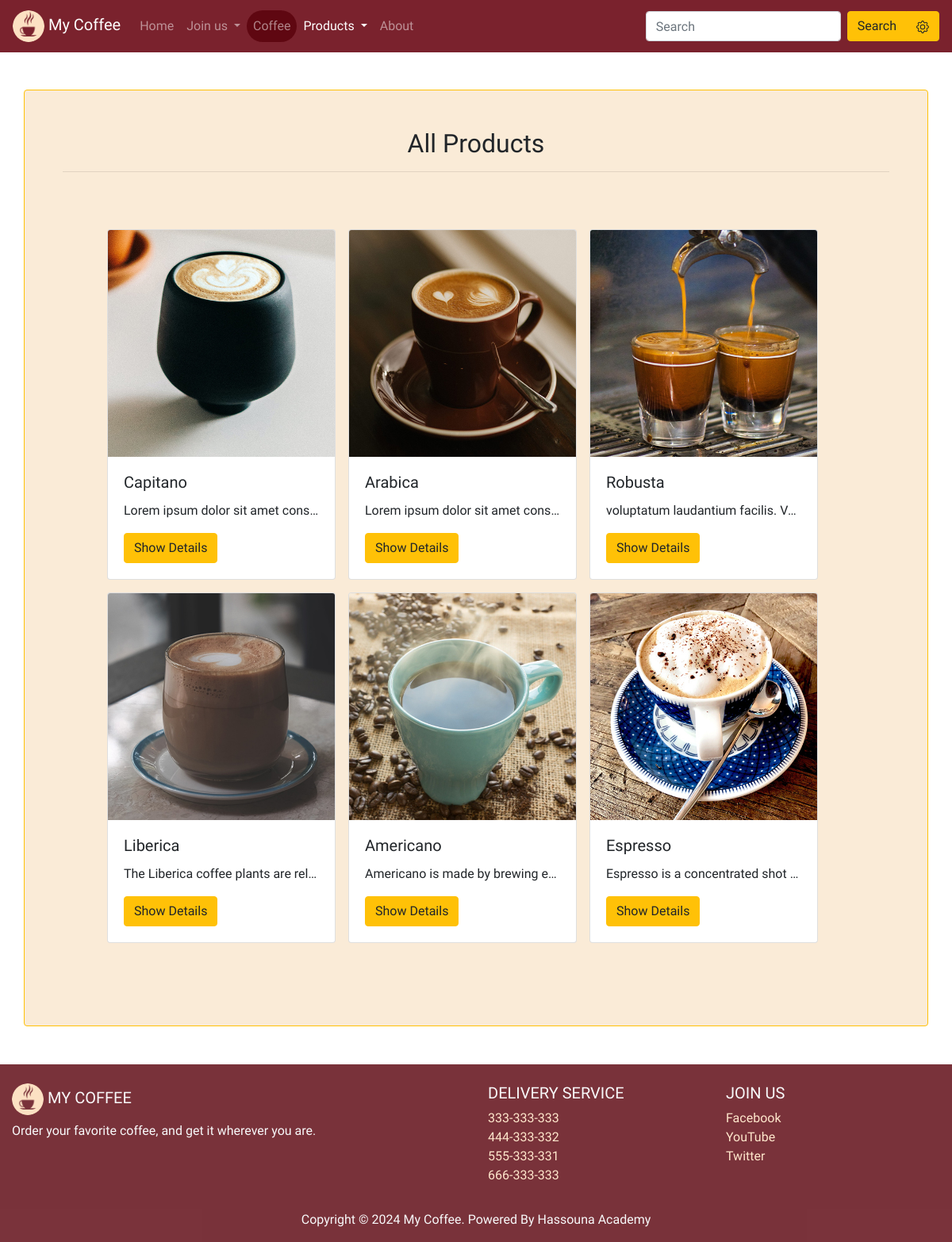
Screenshot of /products/ with the database file from the repository.
### products/models.py (models this page shows, shortened)
class Product (models.Model):
    name = models.CharField(max_length = 50)
    description = models.TextField()
    price = models.DecimalField(max_digits = 6 , decimal_places = 2)
    photo = models.ImageField(upload_to= 'photo/%y/%m/%d')
    is_active = models.BooleanField(default = True)
    publish_date = models.DateTimeField(default = datetime.now)

### products/views.py (the view, shortened to what this page needs)
# urls.py: path('' , views.products , name= 'Products'),
def products(request):
    PRO = Product.objects.all()
    if request.method == 'GET' and 'Search' in request.GET:
        PRO = Product.objects.filter(name__icontains = request.GET['Search'])
        if not PRO:
            PRO = Product.objects.filter(description__icontains = request.GET['Search'])
    context = {
        'products': PRO
    }
    return render(request , 'Products/products.html' , context)

### templates/products/products.html (shortened to what this page needs)
{% extends 'base.html' %}
{% block content %}
<div class="my-form container p-5 my-5 rounded border border-warning">
    <form>
        <h2 class="text-center">All Products</h2>
        <hr>
        <section>
            <div class="container-fluid">
              <div class="row p-5" >
                {% for product in products %}
                <div>
                  <div class="card m-2" style="width: 18rem;">
                    <img src="{{product.photo.url}}" class="card-img-top" alt="...">
                    <div class="card-body">
                      <h5 class="card-title">{{product.name}}</h5>
                      <p class="card-text text-truncate">{{product.description}}</p>
                      <a href="{% url 'Product' product.id %}" class="btn btn-warning">Show Details</a>
                    </div>
                  </div>
                </div>
                {% endfor %}
              </div>
            </div>
        </section>
    </form>
</div>
{% endblock content %}

### project/static/css/style.css (style rules this page uses)
html, body { height: 100%; width: 100%; }
a { color: rgb(255, 231, 204) ; }
body { font-family: 'Merienda', cursive; padding-top:65px; }
.my-form { background-color: antiquewhite; }

### rows the page displays
Product: photo (picture), name "Capitano", description "Lorem ipsum dolor sit amet cons…"
Product: photo (picture), name "Arabica", description "Lorem ipsum dolor sit amet cons…"
Product: photo (picture), name "Robusta", description "voluptatum laudantium facilis. V…"
Product: photo (picture), name "Liberica", description "The Liberica coffee plants are rel…"
Product: photo (picture), name "Americano", description "Americano is made by brewing e…"
Product: photo (picture), name "Espresso", description "Espresso is a concentrated shot…"
